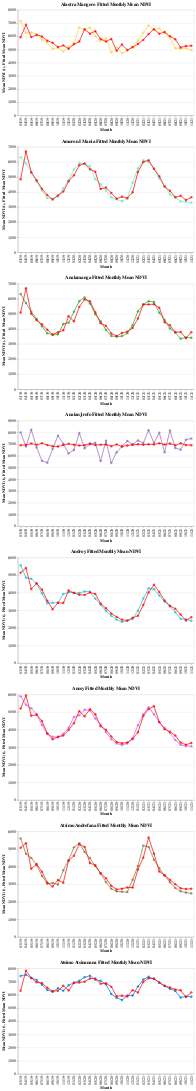

The notebook cell saved with this chart:
### Code cell
# AR(2) models

charts_3, mseAR = [], dict()

for i in list(zip(adminStats["Region"].unique(), colors)):
    dfSubset = adminStats[adminStats["Region"] == i[0]]

    # create lagged variable
    dfSubset["Mean NDVI (t-1)"] = dfSubset["Mean NDVI"].shift(1)
    dfSubset["Mean NDVI (t-2)"] = dfSubset["Mean NDVI"].shift(2)
    dfSubset = dfSubset.rename(columns={"Mean NDVI": "Mean NDVI (t)"}  # drop first two observations with NaN's
                      ).iloc[2:,].reset_index(drop=True)

    trainFeatures = dfSubset[["Mean NDVI (t-1)", "Mean NDVI (t-2)"]].values
    target = dfSubset["Mean NDVI (t)"].values.reshape(len(dfSubset), 1)

    ar_2 = LinearRegression().fit(trainFeatures, target)  # AR(2) model

    dfSubset["Fitted Mean NDVI"] = np.round(ar_2.predict(trainFeatures), 3)
    dfSubset["Residual"] = np.round(target - ar_2.predict(trainFeatures), 3)
    mseAR[i[0]] = np.mean(np.square(dfSubset["Residual"]))

    chart = alt.layer(alt.Chart(dfSubset).mark_line(color=i[1]
                                        ).encode(x=alt.X("Month:O",
                                                          sort=formattedAxisDates),
                                                 y="Mean NDVI (t)"),
                      alt.Chart(dfSubset).mark_circle(color=i[1], size=50
                                        ).encode(x=alt.X("Month:O",
                                                          sort=formattedAxisDates),
                                                 y="Mean NDVI (t)",
                                                 tooltip=["Month", "Region", "Mean NDVI (t)"]),
                      alt.Chart(dfSubset).mark_line(color="red"
                                        ).encode(x=alt.X("Month:O",
                                                          sort=formattedAxisDates),
                                                 y="Fitted Mean NDVI"),
                      alt.Chart(dfSubset).mark_circle(color="red", size=50
                                        ).encode(x=alt.X("Month:O",
                                                          sort=formattedAxisDates),
                                                 y="Fitted Mean NDVI",
                                                 tooltip=["Month", "Region", "Fitted Mean NDVI", "Residual"]))

    charts_3.append(chart.properties(title="{} Fitted Monthly Mean NDVI".format(i[0]),
                                     height=300, width=500))

alt.vconcat(*charts_3)
